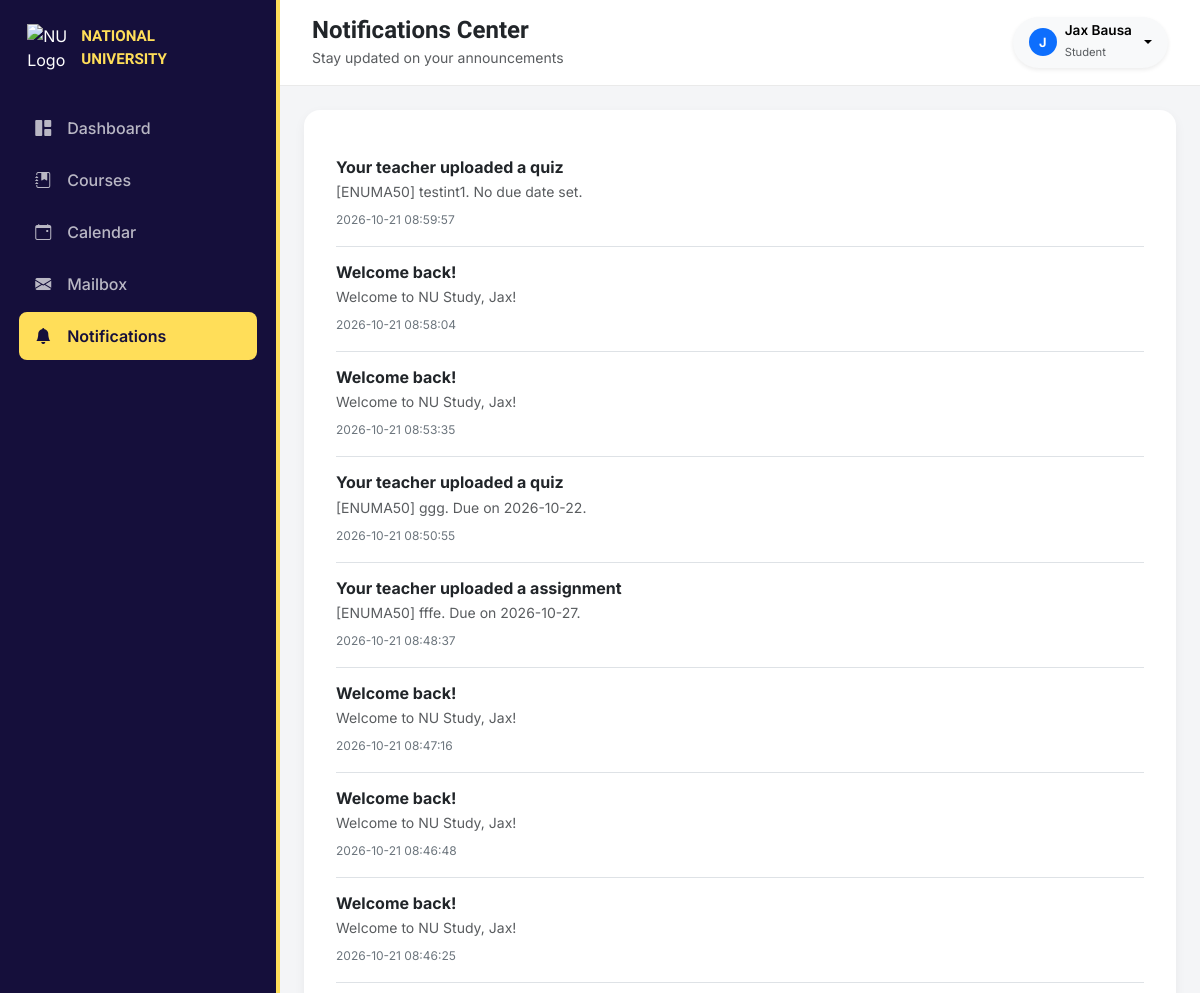
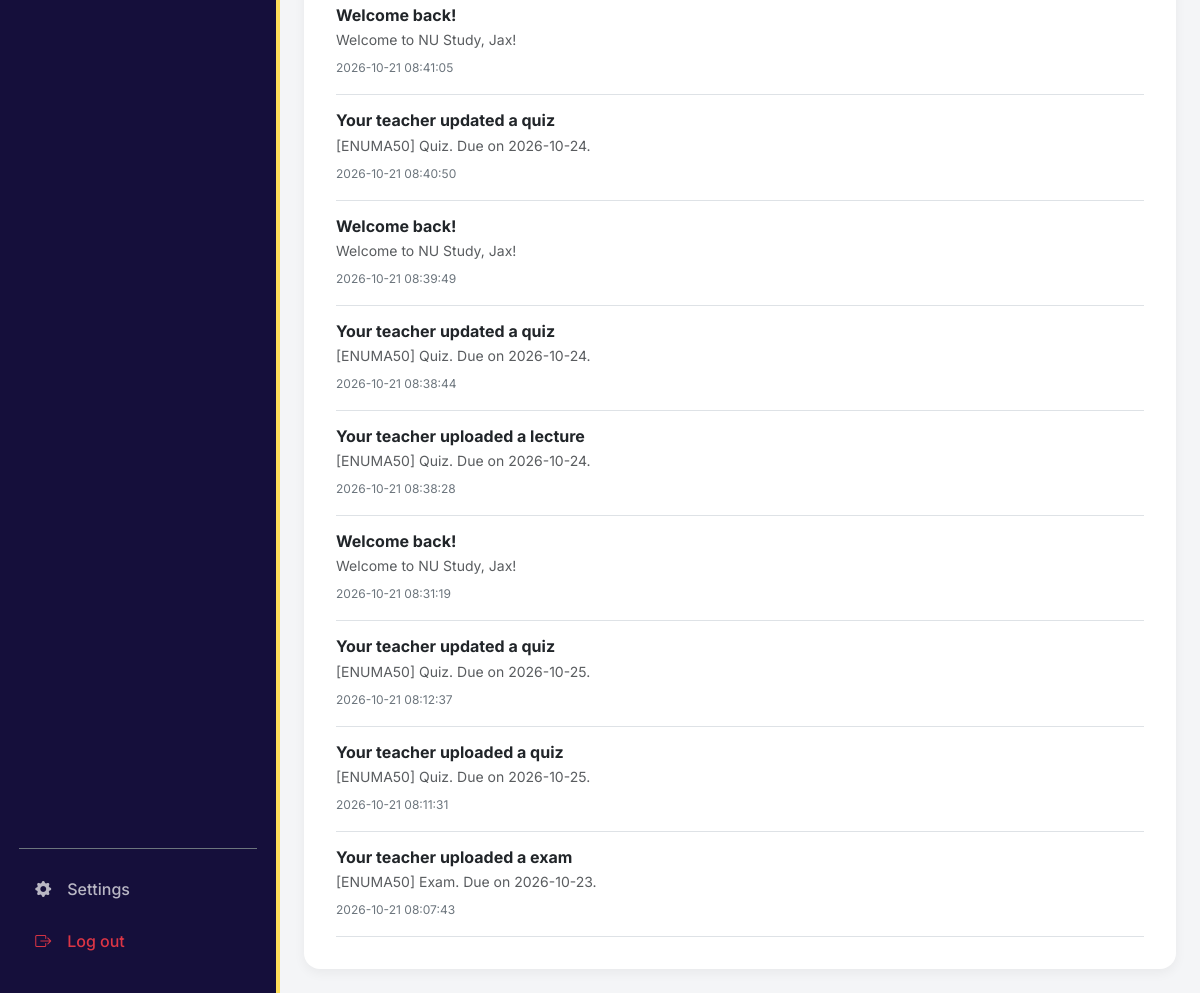
The app's page /notifications (signed in) with its own data (2 pictures, top to bottom).
### tables this page shows
CREATE TABLE users (
                id INTEGER PRIMARY KEY AUTOINCREMENT,
                firstname TEXT NOT NULL,
                lastname TEXT NOT NULL,
                email TEXT UNIQUE NOT NULL,
                password_hash TEXT NOT NULL,
                salt TEXT NOT NULL,
                role TEXT NOT NULL,
                gender TEXT,
                created_at TIMESTAMP DEFAULT CURRENT_TIMESTAMP
            );

CREATE TABLE notifications (
                id INTEGER PRIMARY KEY AUTOINCREMENT,
                user_id INTEGER REFERENCES users(id) ON DELETE CASCADE,
                title TEXT NOT NULL,
                message TEXT NOT NULL,
                created_at TIMESTAMP DEFAULT CURRENT_TIMESTAMP,
                is_read INTEGER DEFAULT 0
            );

### app.py (the view)
@app.route("/notifications.html")
@app.route("/notifications")
def notifications():
    if "user_id" not in session: return redirect(url_for("login"))
    with closing(get_connection()) as conn:
        cursor = conn.cursor()
        cursor.execute("SELECT * FROM users WHERE id = ?", (session["user_id"],))
        current_user = cursor.fetchone()
        cursor.execute("SELECT * FROM notifications WHERE user_id = ? ORDER BY created_at DESC", (session["user_id"],))
        notifications_list = cursor.fetchall()
    return render_template("notifications.html", user=current_user, notifications=notifications_list)

### db_models.py (called while the page is built)
def get_connection():
    if DATABASE_URL:
        import psycopg2
        import psycopg2.extras
        conn = psycopg2.connect(DATABASE_URL, cursor_factory=psycopg2.extras.DictCursor)
        return PostgresConnectionWrapper(conn)
    else:
        conn = sqlite3.connect("lms_mock.db")
        conn.row_factory = sqlite3.Row
        return conn

### templates/notifications.html (shortened to what this page needs)
<!DOCTYPE html>
<html lang="en">
<head>
    <link href="https://cdn.jsdelivr.net/npm/bootstrap@5.3.0/dist/css/bootstrap.min.css" rel="stylesheet">
    <link rel="stylesheet" href="https://cdn.jsdelivr.net/npm/bootstrap-icons@1.11.0/font/bootstrap-icons.css">
</head>
<body>
<div class="app-wrapper">
    <div class="sidebar" id="sidebarElement">
        <div>
            <div class="sidebar-brand">
                <img src="https://dboqplvzu03z6.cloudfront.net/web/production/assets/contact-us-28ccf43265607ced3608c2c88d671ec8dbd210613cbb4042c0de3085f8c554f7.webp" alt="NU Logo">
                <div class="brand-text">NATIONAL<br>UNIVERSITY</div>
            </div>
            <div class="nav flex-column">
                <a href="{{ url_for('dashboard') }}" class="nav-link-custom"><i class="bi bi-grid-1x2-fill"></i> Dashboard</a>
                <a href="{{ url_for('courses') }}" class="nav-link-custom"><i class="bi bi-journal-bookmark-fill"></i> Courses</a>
                <a href="{{ url_for('calendar') }}" class="nav-link-custom"><i class="bi bi-calendar-event"></i> Calendar</a>
                <a href="{{ url_for('mailbox') }}" class="nav-link-custom"><i class="bi bi-envelope-fill"></i> Mailbox</a>
                <a href="{{ url_for('notifications') }}" class="nav-link-custom active"><i class="bi bi-bell-fill"></i> Notifications</a>
            </div>
        </div>
        <div class="nav flex-column border-top border-secondary pt-3">
            <a href="{{ url_for('settings') }}" class="nav-link-custom"><i class="bi bi-gear-fill"></i> Settings</a>
            <a href="{{ url_for('logout') }}" class="nav-link-custom text-danger"><i class="bi bi-box-arrow-right"></i> Log out</a>
        </div>
    </div>
    <div class="main-content">
        <div class="top-navbar">
            <div>
                <h4 class="fw-bold mb-0 text-dark" style="font-family: Gantari;">Notifications Center</h4>
                <small class="text-muted">Stay updated on your announcements</small>
            </div>
            <div class="dropdown">
                <button class="btn btn-light dropdown-toggle d-flex align-items-center gap-2 rounded-pill px-3 py-1.5 border-0 shadow-sm" type="button" data-bs-toggle="dropdown">
                    <div class="bg-primary text-white rounded-circle d-flex align-items-center justify-content-center fw-bold" style="width: 28px; height: 28px; font-size: 0.8rem;">{{ user.firstname[0] }}</div>
                    <div class="text-start">
                        <span class="d-block fw-semibold" style="font-size: 0.85rem; line-height: 1.1;">{{ user.firstname }} {{ user.lastname }}</span>
                        <span class="text-muted" style="font-size: 0.7rem;">{{ user.role | title }}</span>
                    </div>
                </button>
            </div>
        </div>
        <div class="p-4">
            <div class="card-custom">
                {% if notifications %}
                    <div class="list-group list-group-flush">
                        {% for n in notifications %}
                        <div class="list-group-item py-3 px-0 border-bottom">
                            <h6 class="fw-bold mb-1 text-dark">{{ n.title }}</h6>
                            <p class="text-muted small mb-1">{{ n.message }}</p>
                            <small class="text-secondary" style="font-size: 0.75rem;">{{ n.created_at }}</small>
                        </div>
                        {% endfor %}
                    </div>
                {% else %}
                    <div class="text-center py-5">
                        <i class="bi bi-bell-slash text-muted fs-2 mb-2 d-block"></i>
                        <p class="text-muted mb-0">No notifications right now.</p>
                    </div>
                {% endif %}
            </div>
        </div>
    </div>
</div>
</body>
</html>

### templates/notifications.html (style rules this page uses)
body { background-color: #f4f5f7; font-family: 'Inter', sans-serif; overflow-x: hidden; }
.app-wrapper { display: flex; height: 100vh; width: 100vw; }
.sidebar { width: 280px; background-color: var(--sidebar-bg, #150f3b); color: white; display: flex; flex-direction: column; justify-content: space-between; padding: 1.5rem 1.2rem; border-right: 4px solid var(--sidebar-border, #ffde59); }
.sidebar-brand { display: flex; align-items: center; gap: 12px; margin-bottom: 2rem; padding-left: 0.5rem; }
.sidebar-brand img { width: 42px; height: 48px; object-fit: contain; }
.brand-text { font-family: 'Gantari', sans-serif; font-weight: 700; font-size: 0.95rem; color: #ffde59; }
.nav-link-custom { display: flex; align-items: center; gap: 1rem; color: rgba(255,255,255,0.7); padding: 0.75rem 1rem; border-radius: 8px; text-decoration: none; font-weight: 500; margin-bottom: 0.25rem; transition: 0.2s; }
.nav-link-custom:hover, .nav-link-custom.active { background-color: #ffde59; color: #150f3b; font-weight: 600; }
.main-content { flex: 1; display: flex; flex-direction: column; overflow-y: auto; }
.top-navbar { background: white; padding: 1rem 2rem; display: flex; justify-content: space-between; align-items: center; border-bottom: 1px solid #eaeaea; }
.card-custom { background: white; border-radius: 16px; border: none; box-shadow: 0 4px 12px rgba(0,0,0,0.05); padding: 2rem; }

### records on screen
users: firstname "J", firstname "Jax", lastname "Bausa", role "Student"
notifications: title "Your teacher uploaded a quiz", message "[ENUMA50] testint1. No due date set.", created_at "2026-10-21 08:59:57"
notifications: title "Welcome back!", message "Welcome to NU Study, Jax!", created_at "2026-10-21 08:58:04"
notifications: title "Welcome back!", message "Welcome to NU Study, Jax!", created_at "2026-10-21 08:53:35"
notifications: title "Your teacher uploaded a quiz", message "[ENUMA50] ggg. Due on 2026-10-22.", created_at "2026-10-21 08:50:55"
notifications: title "Your teacher uploaded a assignment", message "[ENUMA50] fffe. Due on 2026-10-27.", created_at "2026-10-21 08:48:37"
notifications: title "Welcome back!", message "Welcome to NU Study, Jax!", created_at "2026-10-21 08:47:16"
notifications: title "Welcome back!", message "Welcome to NU Study, Jax!", created_at "2026-10-21 08:46:48"
notifications: title "Welcome back!", message "Welcome to NU Study, Jax!", created_at "2026-10-21 08:46:25"
notifications: title "Welcome back!", message "Welcome to NU Study, Jax!", created_at "2026-10-21 08:41:05"
notifications: title "Your teacher updated a quiz", message "[ENUMA50] Quiz. Due on 2026-10-24.", created_at "2026-10-21 08:40:50"
notifications: title "Welcome back!", message "Welcome to NU Study, Jax!", created_at "2026-10-21 08:39:49"
notifications: title "Your teacher updated a quiz", message "[ENUMA50] Quiz. Due on 2026-10-24.", created_at "2026-10-21 08:38:44"
notifications: title "Your teacher uploaded a lecture", message "[ENUMA50] Quiz. Due on 2026-10-24.", created_at "2026-10-21 08:38:28"
notifications: title "Welcome back!", message "Welcome to NU Study, Jax!", created_at "2026-10-21 08:31:19"
notifications: title "Your teacher updated a quiz", message "[ENUMA50] Quiz. Due on 2026-10-25.", created_at "2026-10-21 08:12:37"
notifications: title "Your teacher uploaded a quiz", message "[ENUMA50] Quiz. Due on 2026-10-25.", created_at "2026-10-21 08:11:31"
notifications: title "Your teacher uploaded a exam", message "[ENUMA50] Exam. Due on 2026-10-23.", created_at "2026-10-21 08:07:43"
